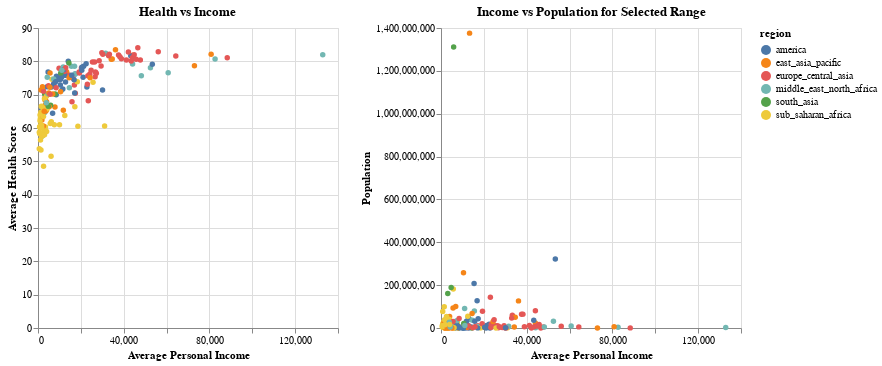

Notebook cell for this chart:
### Markdown cell above
### Part 1.3 Select across multiple panels (5 points)

Instead of using the point selection, now add an interval selection to the figure in part 1.1, such that the user can select over any income range (only income range), and then generate a second plot on the right to show the relationship between income and population for the given range.

### Code cell
selection = alt.selection_interval(encodings=['x'])

chart1 = alt.Chart(gapminder).mark_circle().encode(
    x=alt.X('income:Q', title='Average Personal Income'),
    y=alt.Y('health:Q', title='Average Health Score'),
    color=alt.condition(selection, 'region:N', alt.value('grey')),
    opacity=alt.condition(selection, alt.value(1), alt.value(0.1)),
    tooltip=['country', 'population']
).properties(
    title = 'Health vs Income'
).add_params(
    selection
)

chart2 = alt.Chart(gapminder).mark_circle().encode(
    x=alt.X('income:Q', title='Average Personal Income'),
    y=alt.Y('population:Q', title='Population'),
    color=alt.condition(selection, 'region:N', alt.value('grey')),
    opacity=alt.condition(selection, alt.value(1), alt.value(0.1)),
    tooltip=['country', 'income', 'population']
).transform_filter(
    selection  # filter data based on the selected range in chart1
).properties(
    title='Income vs Population for Selected Range'
)

chart1 | chart2

### Figure 1 — Vega-Lite specification as saved in the notebook (floating-point values rounded to 4 significant figures; data arrays with more than 128 entries replaced by an {"elided": "..."} marker saying what was removed)
{"config": {"view": {"continuousWidth": 300, "continuousHeight": 300}}, "hconcat": [{"mark": {"type": "circle"}, "encoding": {"color": {"condition": {"param": "param_3", "field": "region", "type": "nominal"}, "value": "grey"}, "opacity": {"condition": {"param": "param_3", "value": 1}, "value": 0.1}, "tooltip": [{"field": "country", "type": "nominal"}, {"field": "population", "type": "quantitative"}], "x": {"field": "income", "title": "Average Personal Income", "type": "quantitative"}, "y": {"field": "health", "title": "Average Health Score", "type": "quantitative"}}, "name": "view_1", "title": "Health vs Income"}, {"mark": {"type": "circle"}, "encoding": {"color": {"condition": {"param": "param_3", "field": "region", "type": "nominal"}, "value": "grey"}, "opacity": {"condition": {"param": "param_3", "value": 1}, "value": 0.1}, "tooltip": [{"field": "country", "type": "nominal"}, {"field": "income", "type": "quantitative"}, {"field": "population", "type": "quantitative"}], "x": {"field": "income", "title": "Average Personal Income", "type": "quantitative"}, "y": {"field": "population", "title": "Population", "type": "quantitative"}}, "title": "Income vs Population for Selected Range", "transform": [{"filter": {"param": "param_3"}}]}], "data": {"name": "data-0cccb53798da4802be2d0e8a4b32b4c1"}, "params": [{"name": "param_3", "select": {"type": "interval", "encodings": ["x"]}, "views": ["view_1"]}], "$schema": "https://vega.github.io/schema/vega-lite/v5.20.1.json", "datasets": {"data-0cccb53798da4802be2d0e8a4b32b4c1": {"elided": "187 records"}}}
